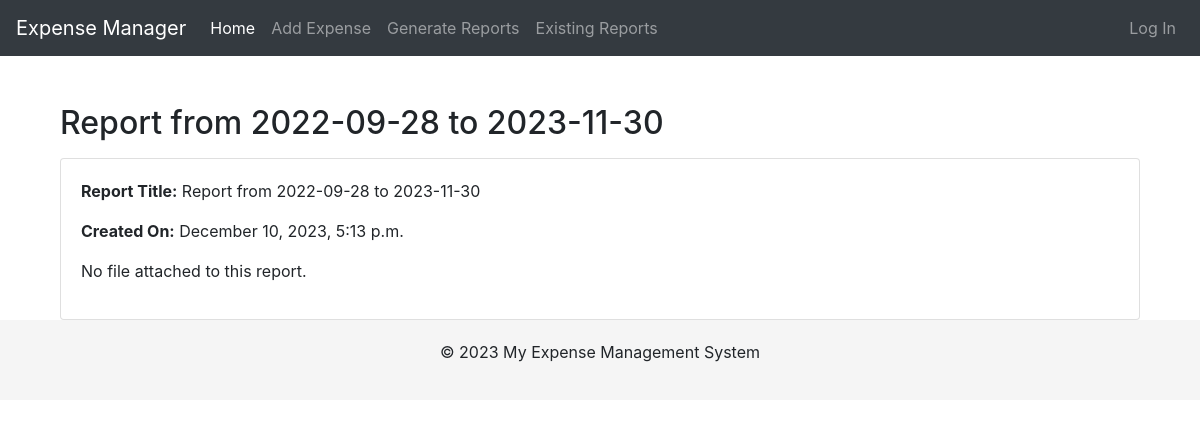
The page /report/2/ on the database its author committed.
### expenses/models.py (models this page shows, shortened)
class Report(models.Model):
    user = models.ForeignKey(User, on_delete=models.CASCADE)
    title = models.CharField(max_length=100)
    created_date = models.DateTimeField(auto_now_add=True)
    report_file = models.FileField(upload_to='reports/', blank=True, null=True)
    unique_id = models.UUIDField(default=uuid.uuid4, editable=False, unique=True)

### expenses/views.py (the view)
# urls.py: path('report/<int:report_id>/', report_detail, name='report_detail'),
def report_detail(request, report_id):
    report = get_object_or_404(Report, pk=report_id)
    return render(request, 'expenses/report_detail.html', {'report': report})

### expenses/templates/expenses/report_detail.html
{% extends 'base.html' %}
{% block content %}
<div class="container mt-4">
    <h2 class="mb-3">{{ report.title }}</h2>
    <div class="card">
        <div class="card-body">
            <p><strong>Report Title:</strong> {{ report.title }}</p>
            <p><strong>Created On:</strong> {{ report.created_date|date:"F j, Y, P" }}</p>
            {% if report.report_file %}
                <p><a href="{{ report.report_file.url }}" class="btn btn-primary">Download Report</a></p>
            {% else %}
                <p>No file attached to this report.</p>
            {% endif %}
        </div>
    </div>
</div>
{% endblock %}

### templates/base.html (style rules this page uses)
body { padding-top: 5rem; }

### rows shown on the page
Report: title "Report from 2022-09-28 to 2023-11-30", created_date "December 10, 2023, 5:13 p.m."
